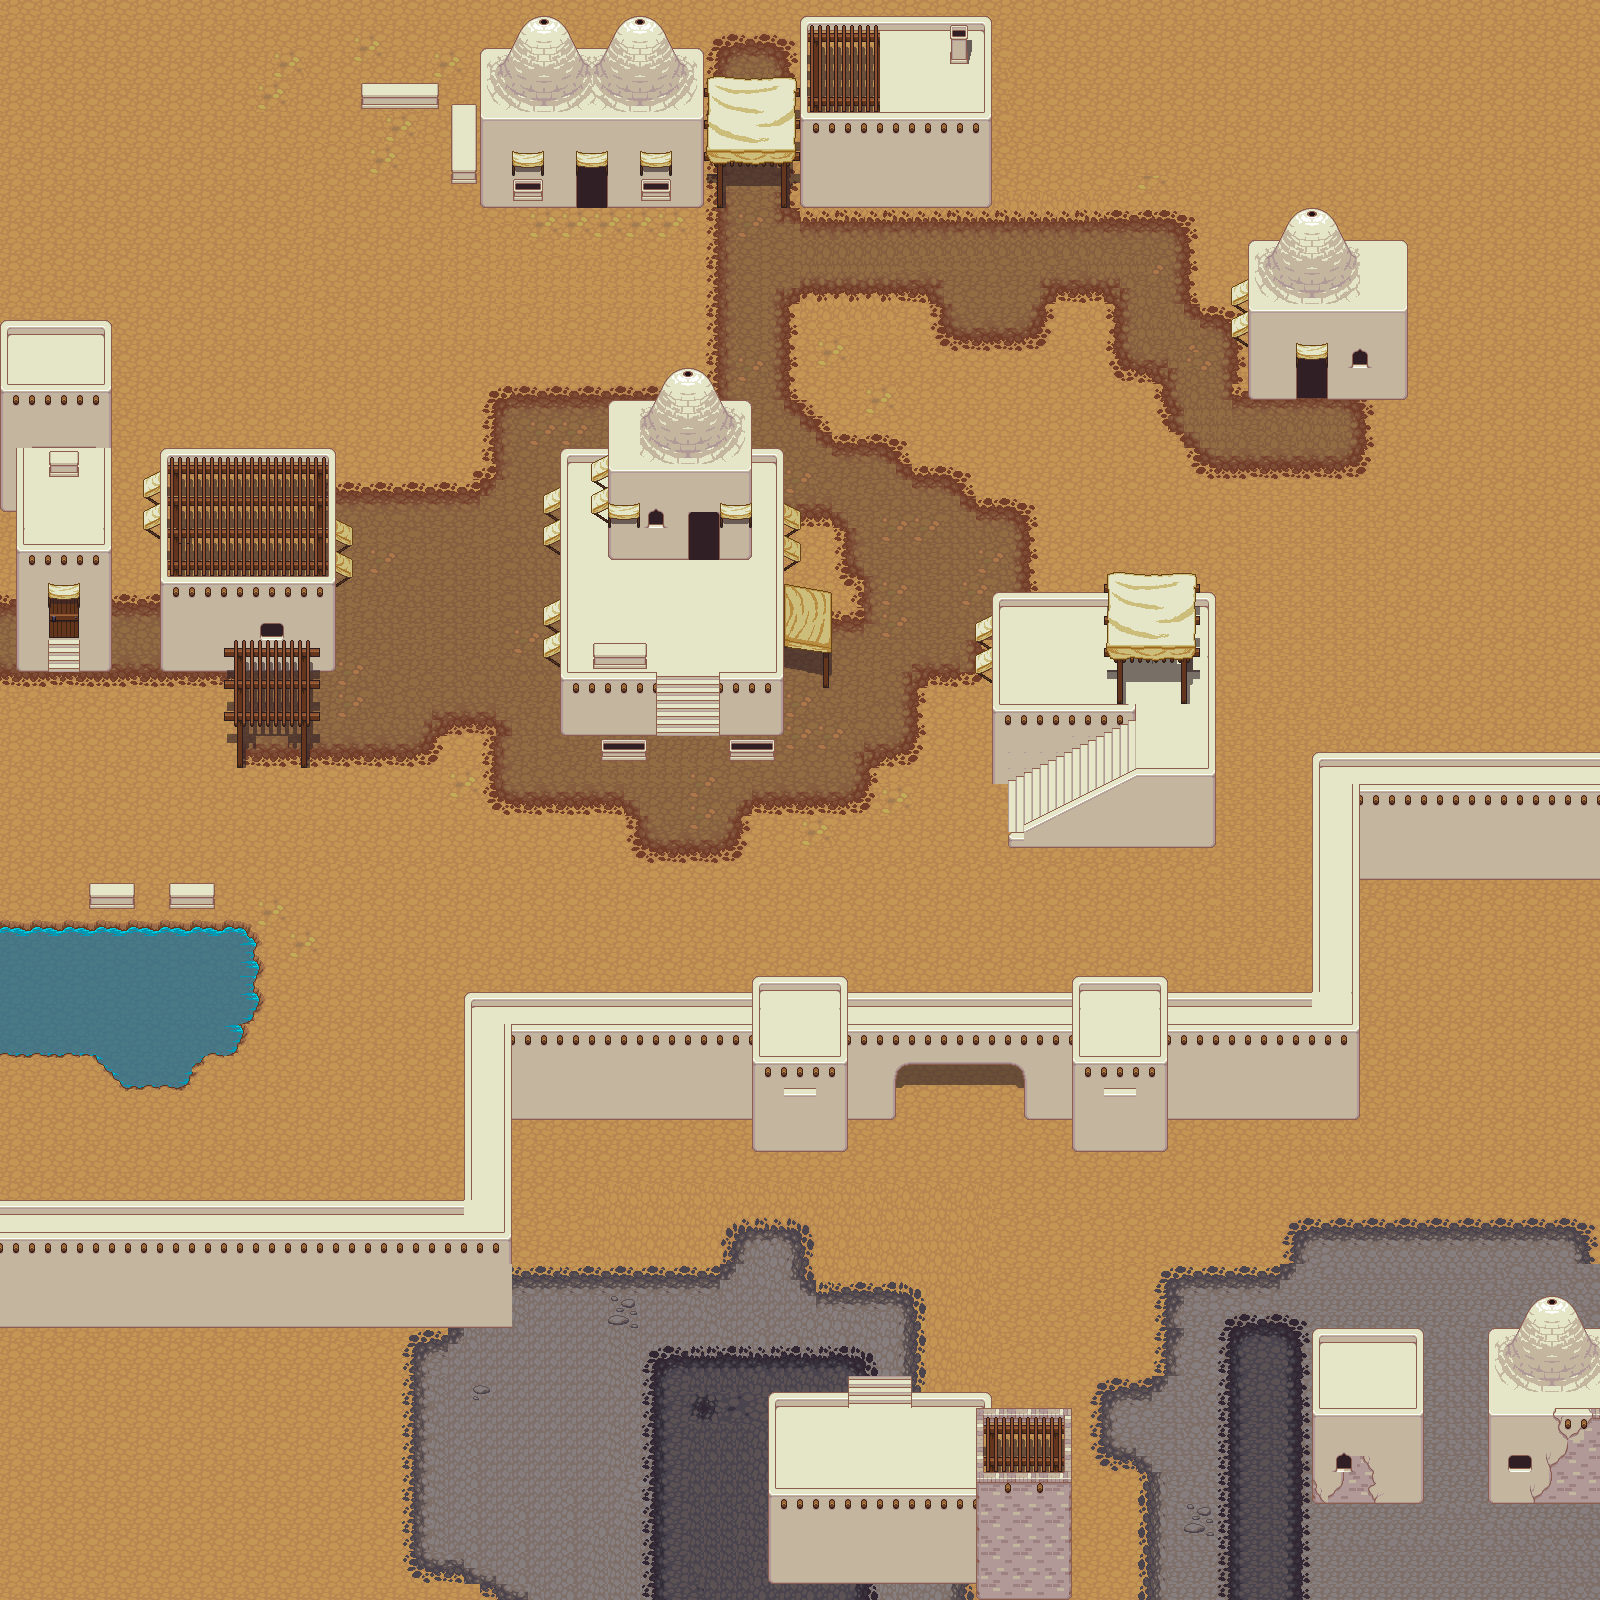

This game map was drawn from its Tiled (.tmx) file and the tilesets committed beside it. A one-line description and the trimmed map source follow:
An orthogonal 100x100 tile map with 16x16 px tiles, 4 tile layers (Floor, Path, Walls, Above) and 5 objects (Red Spawn).

<map version="1.2" tiledversion="1.3.1" orientation="orthogonal" renderorder="right-down" compressionlevel="0" width="100" height="100" tilewidth="16" tileheight="16" infinite="0" nextlayerid="7" nextobjectid="6">
 <editorsettings>
  <export target="adobe.json" format="json" />
 </editorsettings>
 <tileset firstgid="1" name="tileset" tilewidth="16" tileheight="16" tilecount="1984" columns="62">
  <image source="../assets/tilesets/tileset.png" width="992" height="512" />
 </tileset>
 <layer id="1" name="Floor" width="100" height="100">
  <data>[10000 cells, 9852 non-empty, 43 distinct tile ids]</data>
 </layer>
 <layer id="2" name="Path" width="100" height="100">
  <data>[10000 cells, 1551 non-empty, 210 distinct tile ids]</data>
 </layer>
 <layer id="3" name="Walls" width="100" height="100">
  <data>[10000 cells, 2126 non-empty, 295 distinct tile ids]</data>
 </layer>
 <layer id="4" name="Above" width="100" height="100">
  <data>[10000 cells, 488 non-empty, 230 distinct tile ids]</data>
 </layer>
 <objectgroup id="6" name="Chairs">
  <object id="2" x="592.53" y="643.587" width="53.8041" height="24.9098" />
  <object id="3" x="169.476" y="883.46" width="45.0972" height="25.3881" />
  <object id="4" x="89.415" y="883.683" width="45.0972" height="25.1654" />
 </objectgroup>
 <objectgroup id="5" name="Spawns">
  <object id="1" name="Red Spawn" x="686.614" y="626.609">
   <point />
  </object>
  <object id="5" x="-406.787" y="387.209" width="4.35066" height="4.35066" />
 </objectgroup>
</map>